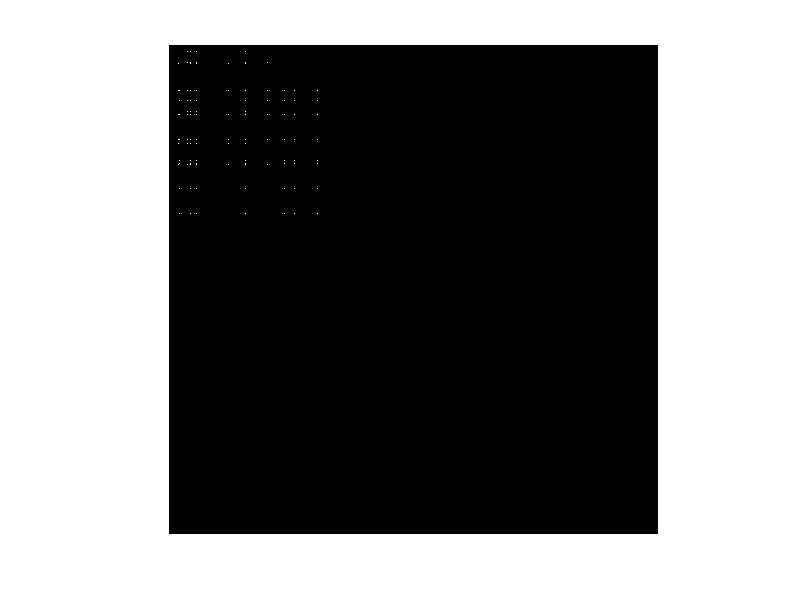

Write MATLAB code to recreate this figure. (Note: this script raises an error after producing the figure.)
clear
clc
close all
load WeightN.txt
load PXper.txt
load HeEpMult.txt
load UsefulAcSeqs.txt
load HubTDCom.txt


figure(32)
T=WeightN;
imshow(T,'InitialMagnification', 1000)
    
figure(22)
imshow(Unfold2by2(PXper),'InitialMagnification', 1000)

[m,n] = size(HeEpMult)  
for i=1:m
figure(22+i)    
imshow(Unfold2by2(HeEpMult(i,:)),'InitialMagnification', 1000)
end

for i=1:m
figure(27+i)    
imshow(Unfold2by2(UsefulAcSeqs(i,:)),'InitialMagnification', 1000)
end

for i=1:m
figure(32+i)        
cnt=1;
for i=1:7
    for j=1:6
        ProvJJ(i,j)=HubTDCom(i,cnt);
        cnt=cnt+1;
    end
end

imshow(ProvJJ,'InitialMagnification', 5000)
colormap(Summer)

end

